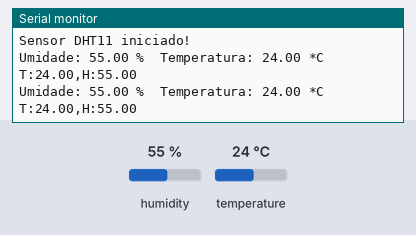
The sketch below on a simulated Arduino Uno, built with avr-gcc and run on an emulated ATmega328P. On the bench: the last lines printed to the serial monitor. The inputs (shaded band) are chosen by the test bench; at power-on: humidity 55 %, temperature 24 °C.

Above: at 15.8 s.
15.9 s: humidity set to 22 %
At 25.5 s:
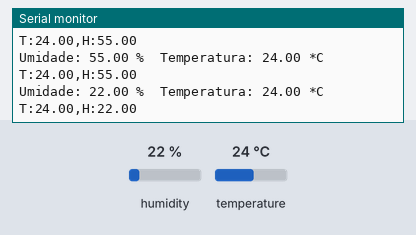
27.1 s: temperature set to 12 °C
At 36.5 s:
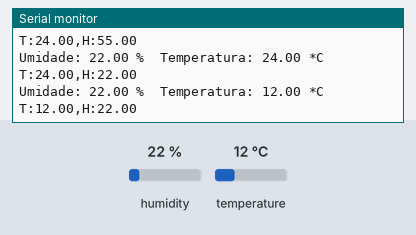
38.3 s: humidity set to 40 %
At 46.2 s:
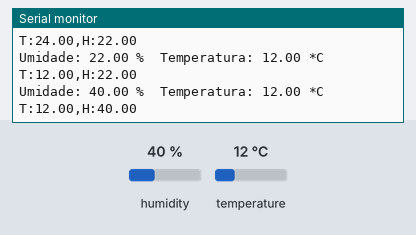
Timing chart, 0 to 47.7 s (numbered marks = the images above; inputs shaded):
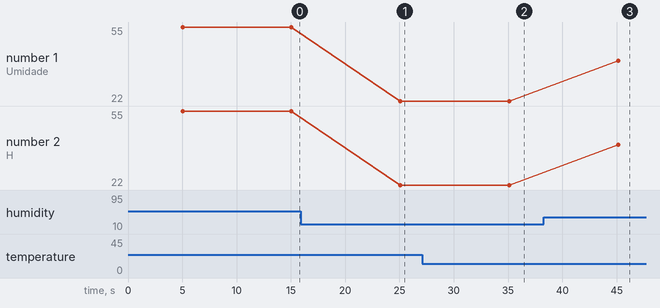

The sketch:

UNO-ESP8266.ino
```cpp
#include <DHT.h>

#define DHTPIN 2          // Pino do sensor DHT11
#define DHTTYPE DHT11     // Tipo de sensor DHT
DHT dht(DHTPIN, DHTTYPE);

void setup() {
  Serial.begin(115200);     // Inicializa a comunicação serial com o ESP8266
  dht.begin();              // Inicializa o sensor DHT
  Serial.println("Sensor DHT11 iniciado!"); // Mensagem de inicialização
}

void loop() {
  delay(5000);              // Aumente o tempo entre as leituras para 5 segundos

  float h = dht.readHumidity();  // Lê a umidade
  float t = dht.readTemperature(); // Lê a temperatura

  // Verifica se a leitura falhou
  if (isnan(h) || isnan(t)) {
    Serial.println("Falha ao ler o sensor DHT!");
    return;
  }

  // Imprime as leituras no monitor serial para debug
  Serial.print("Umidade: ");
  Serial.print(h);
  Serial.print(" %\t");
  Serial.print("Temperatura: ");
  Serial.print(t);
  Serial.println(" *C");

  // Envia os dados para o ESP8266 no formato esperado
  Serial.print("T:");
  Serial.print(t);
  Serial.print(",H:");
  Serial.println(h);

  delay(5000);              // Delay após enviar os dados
}

// de 10 em 10 segundos está sendo feita a leitura da temperatura e umidade
```

Measured:
- after the input at 15.9 s, the serial monitor: prints a new line after 9.2 s (image 1)
- after the input at 27.1 s, the serial monitor: prints a new line after 8.0 s (image 2)
- after the input at 38.3 s, the serial monitor: prints a new line after 6.8 s (image 3)
- plotted number 1: 55 → 22 after the input at 15.9 s, 22 → 40 after the input at 38.3 s
- plotted number 2: 55 → 22 after the input at 15.9 s, 22 → 40 after the input at 38.3 s
